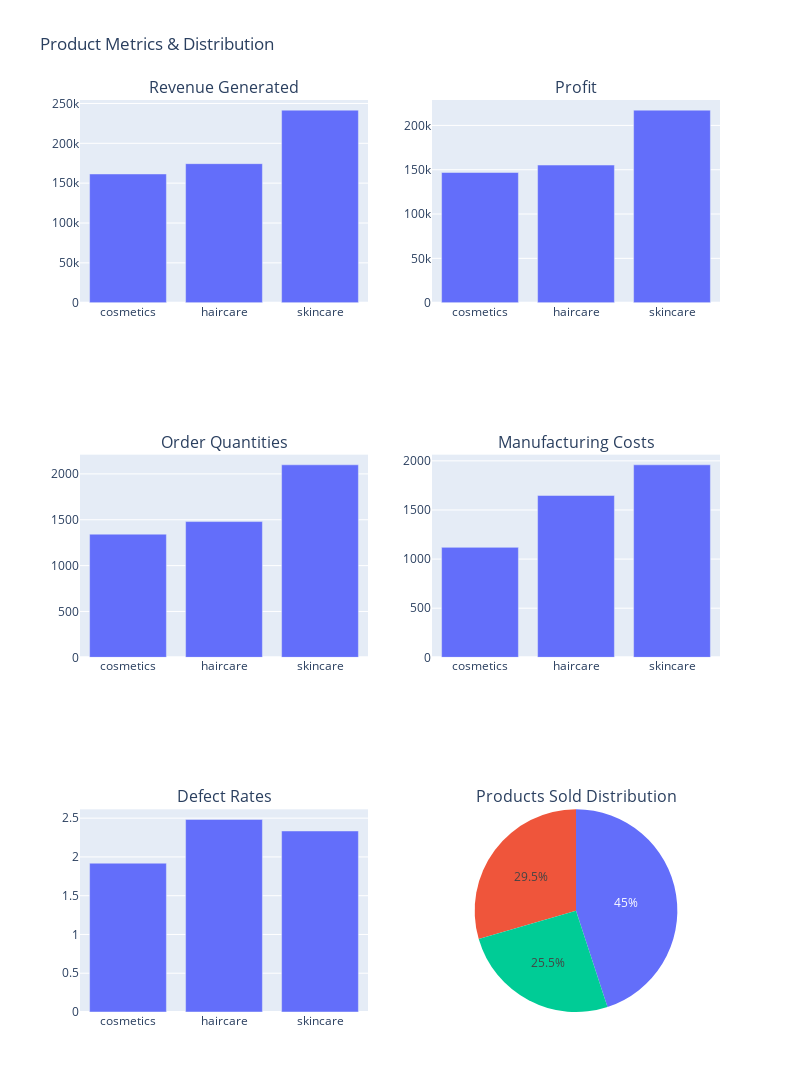

Notebook cell for this chart:
### Code cell
from plotly.subplots import make_subplots
import plotly.graph_objects as go

fig_revenue1 = px.bar(Product["Revenue generated"].sum(), y="Revenue generated", title="Revenue Generated")
fig_profit1 = px.bar(Product['Net_Profit'].sum(), y="Net_Profit", title="Profit")
fig_orders1 = px.bar(Product['Order quantities'].sum(), y="Order quantities", title="Order Quantities")
fig_costs1 = px.bar(Product['Manufacturing costs'].sum(), y="Manufacturing costs", title="Manufacturing Costs")
fig_stock1 = px.bar(data, x="Product type", y="Stock levels", title="Stock Levels")
fig_defects1=px.bar(defects,x='Product type',y='Defect rates',title='Defect Rates')
fig_pie1 = px.pie(data, names="Product type", values="Number of products sold", title="Products Sold Distribution")


fig= make_subplots(
    rows=3, cols=2,
    specs=[[{"type": "bar"}, {"type": "bar"}], 
           [{"type": "bar"}, {"type": "bar"}],
           [{"type": "bar"}, {"type": "pie"}]],
    subplot_titles=[
        "Revenue Generated", "Profit", "Order Quantities", 
        "Manufacturing Costs", 'Defect Rates',"Products Sold Distribution"
    ]
)

for trace in fig_revenue1.data:
    fig.add_trace(trace, row=1, col=1)
for trace in fig_profit1.data:
    fig.add_trace(trace, row=1, col=2)
for trace in fig_orders1.data:
    fig.add_trace(trace, row=2, col=1)
for trace in fig_costs1.data:
    fig.add_trace(trace, row=2, col=2)
for trace in fig_defects1.data:
    fig.add_trace(trace, row=3, col=1)
for trace in fig_pie1.data:
    fig.add_trace(trace, row=3, col=2)
    
fig.update_layout(
    height=1200, width=800,
    title_text="Product Metrics & Distribution",
    showlegend=False
)

fig.show()

### Figure 1 — Plotly figure (JSON) as saved in the notebook; plotly's stock layout.template omitted (floating-point values rounded to 4 significant figures)
{"data": [{"alignmentgroup": "True", "hovertemplate": "Product type=%{x}<br>Revenue generated=%{y}<extra></extra>", "legendgroup": "", "marker": {"color": "#636efa", "pattern": {"shape": ""}}, "name": "", "offsetgroup": "", "orientation": "v", "showlegend": false, "textposition": "auto", "type": "bar", "x": ["cosmetics", "haircare", "skincare"], "xaxis": "x", "y": [161500.0, 174500.0, 241600.0], "yaxis": "y"}, {"alignmentgroup": "True", "hovertemplate": "Product type=%{x}<br>Net_Profit=%{y}<extra></extra>", "legendgroup": "", "marker": {"color": "#636efa", "pattern": {"shape": ""}}, "name": "", "offsetgroup": "", "orientation": "v", "showlegend": false, "textposition": "auto", "type": "bar", "x": ["cosmetics", "haircare", "skincare"], "xaxis": "x2", "y": [146900.0, 155300.0, 217200.0], "yaxis": "y2"}, {"alignmentgroup": "True", "hovertemplate": "Product type=%{x}<br>Order quantities=%{y}<extra></extra>", "legendgroup": "", "marker": {"color": "#636efa", "pattern": {"shape": ""}}, "name": "", "offsetgroup": "", "orientation": "v", "showlegend": false, "textposition": "auto", "type": "bar", "x": ["cosmetics", "haircare", "skincare"], "xaxis": "x3", "y": [1343, 1480, 2099], "yaxis": "y3"}, {"alignmentgroup": "True", "hovertemplate": "Product type=%{x}<br>Manufacturing costs=%{y}<extra></extra>", "legendgroup": "", "marker": {"color": "#636efa", "pattern": {"shape": ""}}, "name": "", "offsetgroup": "", "orientation": "v", "showlegend": false, "textposition": "auto", "type": "bar", "x": ["cosmetics", "haircare", "skincare"], "xaxis": "x4", "y": [1119.0, 1648.0, 1960.0], "yaxis": "y4"}, {"alignmentgroup": "True", "hovertemplate": "Product type=%{x}<br>Defect rates=%{y}<extra></extra>", "legendgroup": "", "marker": {"color": "#636efa", "pattern": {"shape": ""}}, "name": "", "offsetgroup": "", "orientation": "v", "showlegend": false, "textposition": "auto", "type": "bar", "x": ["cosmetics", "haircare", "skincare"], "xaxis": "x5", "y": [1.919, 2.483, 2.335], "yaxis": "y5"}, {"domain": {"x": [0.55, 1], "y": [0, 0.2222]}, "hovertemplate": "Product type=%{label}<br>Number of products sold=%{value}<extra></extra>", "labels": ["haircare", "skincare", "haircare", "skincare", "skincare", "haircare", "skincare", "cosmetics", "cosmetics", "skincare", "skincare", "skincare", "haircare", "skincare", "skincare", "skincare", "skincare", "cosmetics", "haircare", "skincare", "skincare", "cosmetics", "haircare", "cosmetics", "haircare", "haircare", "haircare", "cosmetics", "cosmetics", "cosmetics", "haircare", "skincare", "skincare", "cosmetics", "skincare", "cosmetics", "skincare", "skincare", "cosmetics", "skincare", "skincare", "skincare", "skincare", "haircare", "cosmetics", "haircare", "haircare", "skincare", "haircare", "cosmetics", "cosmetics", "haircare", "skincare", "skincare", "haircare", "haircare", "skincare", "haircare", "skincare", "cosmetics", "skincare", "haircare", "cosmetics", "skincare", "skincare", "skincare", "skincare", "skincare", "haircare", "skincare", "haircare", "cosmetics", "cosmetics", "cosmetics", "haircare", "skincare", "haircare", "haircare", "haircare", "haircare", "skincare", "haircare", "skincare", "haircare", "haircare", "cosmetics", "skincare", "haircare", "cosmetics", "cosmetics", "skincare", "cosmetics", "cosmetics", "haircare", "cosmetics", "haircare", "cosmetics", "haircare", "skincare", "haircare"], "legendgroup": "", "name": "", "showlegend": true, "type": "pie", "values": [802, 736, 8, 83, 871, 147, 65, 426, 150, 980, 996, 960, 336, 249, 562, 469, 280, 126, 620, 187, 320, 601, 884, 391, 209, 142, 353, 352, 394, 253, 327, 168, 781, 616, 602, 449, 963, 963, 705, 176, 933, 556, 155, 598, 919, 24, 859, 910, 29, 99, 633, 154, 820, 242, 622, 701, 93, 227, 896, 484, 380, 117, 270, 246, 134, 457, 704, 513, 163, 511, 32, 637, 478, 375, 904, 106, 241, 359, 946, 198, 872, 774, 336, 663, 618, 25, 223, 79, 737, 134, 320, 916, 276, 114, 987, 672, 324, 62, 913, 627]}], "layout": {"annotations": [{"font": {"size": 16}, "showarrow": false, "text": "Revenue Generated", "x": 0.225, "xanchor": "center", "xref": "paper", "y": 1, "yanchor": "bottom", "yref": "paper"}, {"font": {"size": 16}, "showarrow": false, "text": "Profit", "x": 0.775, "xanchor": "center", "xref": "paper", "y": 1, "yanchor": "bottom", "yref": "paper"}, {"font": {"size": 16}, "showarrow": false, "text": "Order Quantities", "x": 0.225, "xanchor": "center", "xref": "paper", "y": 0.6111, "yanchor": "bottom", "yref": "paper"}, {"font": {"size": 16}, "showarrow": false, "text": "Manufacturing Costs", "x": 0.775, "xanchor": "center", "xref": "paper", "y": 0.6111, "yanchor": "bottom", "yref": "paper"}, {"font": {"size": 16}, "showarrow": false, "text": "Defect Rates", "x": 0.225, "xanchor": "center", "xref": "paper", "y": 0.2222, "yanchor": "bottom", "yref": "paper"}, {"font": {"size": 16}, "showarrow": false, "text": "Products Sold Distribution", "x": 0.775, "xanchor": "center", "xref": "paper", "y": 0.2222, "yanchor": "bottom", "yref": "paper"}], "height": 1200, "showlegend": false, "title": {"text": "Product Metrics & Distribution"}, "width": 800, "xaxis": {"anchor": "y", "domain": [0, 0.45]}, "xaxis2": {"anchor": "y2", "domain": [0.55, 1]}, "xaxis3": {"anchor": "y3", "domain": [0, 0.45]}, "xaxis4": {"anchor": "y4", "domain": [0.55, 1]}, "xaxis5": {"anchor": "y5", "domain": [0, 0.45]}, "yaxis": {"anchor": "x", "domain": [0.7778, 1]}, "yaxis2": {"anchor": "x2", "domain": [0.7778, 1]}, "yaxis3": {"anchor": "x3", "domain": [0.3889, 0.6111]}, "yaxis4": {"anchor": "x4", "domain": [0.3889, 0.6111]}, "yaxis5": {"anchor": "x5", "domain": [0, 0.2222]}}}
